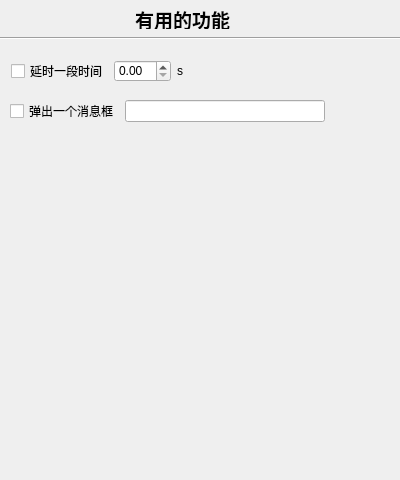
<?xml version="1.0" encoding="UTF-8"?>
<ui version="4.0">
 <class>clsUserFunctionMeterMode</class>
 <widget class="QWidget" name="clsUserFunctionMeterMode">
  <property name="geometry">
   <rect>
    <x>0</x>
    <y>0</y>
    <width>400</width>
    <height>480</height>
   </rect>
  </property>
  <property name="windowTitle">
   <string>Form</string>
  </property>
  <widget class="QLabel" name="label">
   <property name="geometry">
    <rect>
     <x>130</x>
     <y>10</y>
     <width>105</width>
     <height>19</height>
    </rect>
   </property>
   <property name="font">
    <font>
     <family>楷体</family>
     <pointsize>14</pointsize>
     <weight>75</weight>
     <bold>true</bold>
    </font>
   </property>
   <property name="text">
    <string>有用的功能</string>
   </property>
   <property name="alignment">
    <set>Qt::AlignCenter</set>
   </property>
  </widget>
  <widget class="Line" name="line">
   <property name="geometry">
    <rect>
     <x>0</x>
     <y>30</y>
     <width>401</width>
     <height>16</height>
    </rect>
   </property>
   <property name="orientation">
    <enum>Qt::Horizontal</enum>
   </property>
  </widget>
  <widget class="QWidget" name="">
   <property name="geometry">
    <rect>
     <x>11</x>
     <y>60</y>
     <width>173</width>
     <height>22</height>
    </rect>
   </property>
   <layout class="QHBoxLayout" name="horizontalLayout">
    <item>
     <widget class="QCheckBox" name="checkBox">
      <property name="text">
       <string>延时一段时间</string>
      </property>
     </widget>
    </item>
    <item>
     <widget class="QDoubleSpinBox" name="doubleSpinBox"/>
    </item>
    <item>
     <widget class="QLabel" name="label_2">
      <property name="text">
       <string>s</string>
      </property>
     </widget>
    </item>
   </layout>
  </widget>
  <widget class="QWidget" name="">
   <property name="geometry">
    <rect>
     <x>10</x>
     <y>100</y>
     <width>315</width>
     <height>22</height>
    </rect>
   </property>
   <layout class="QHBoxLayout" name="horizontalLayout_2">
    <item>
     <widget class="QCheckBox" name="checkBox_2">
      <property name="text">
       <string>弹出一个消息框</string>
      </property>
     </widget>
    </item>
    <item>
     <widget class="QLineEdit" name="lineEdit">
      <property name="minimumSize">
       <size>
        <width>200</width>
        <height>0</height>
       </size>
      </property>
     </widget>
    </item>
   </layout>
  </widget>
 </widget>
 <resources/>
 <connections/>
</ui>
